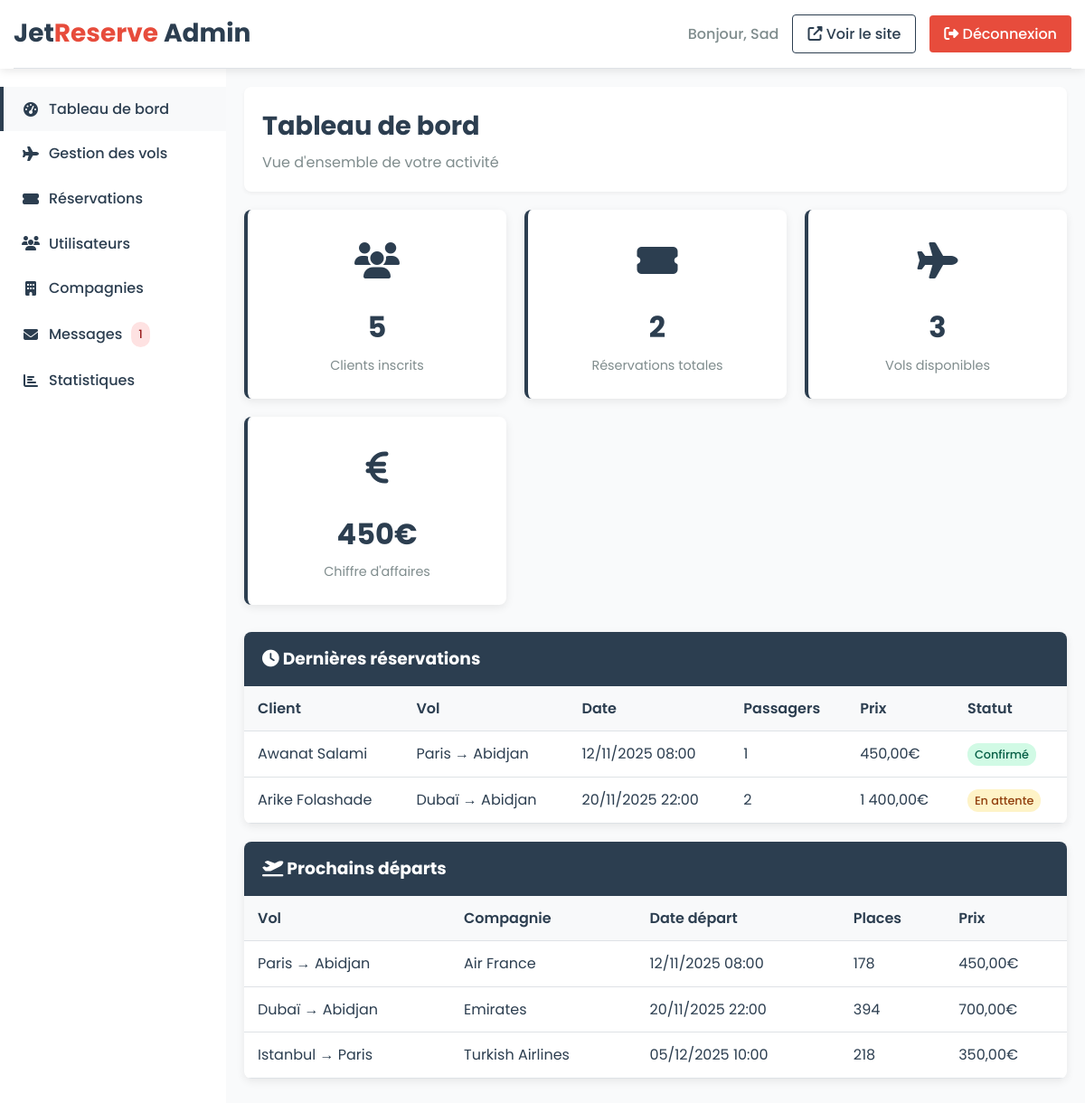
Page /dashboard/index.php (signed in) on the earlier database version.
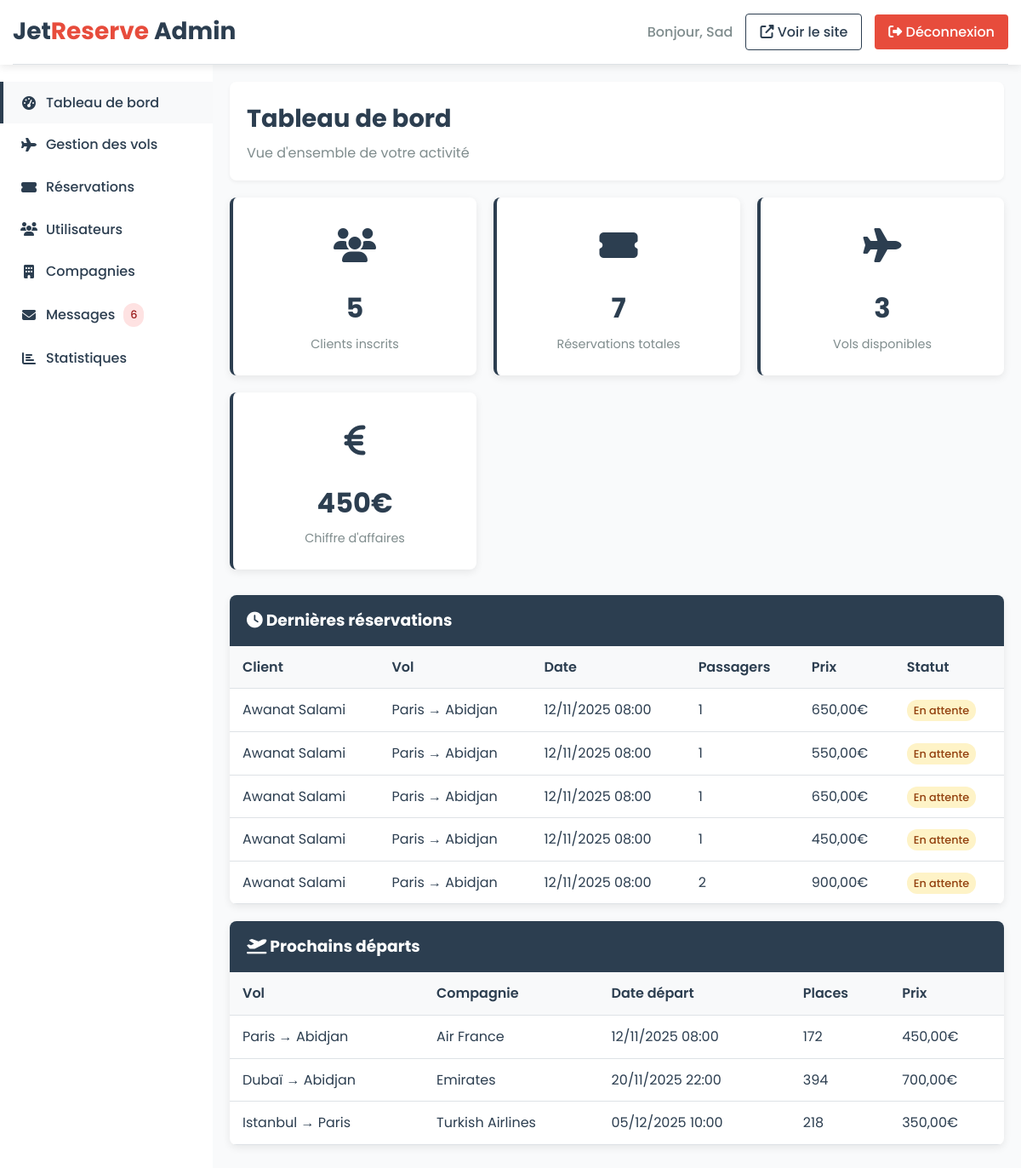
Same page on the later database version.
### tables this page shows
CREATE TABLE IF NOT EXISTS `reservations` (
  `id_reservation` int(11) NOT NULL AUTO_INCREMENT,
  `id_user` int(11) NOT NULL,
  `id_vol` int(11) NOT NULL,
  `statut` enum('confirmé','en attente','annulé') DEFAULT 'en attente',
  `date_reservation` timestamp NULL DEFAULT CURRENT_TIMESTAMP,
  `nombre_passagers` int(11) DEFAULT '1',
  `prix_total` decimal(10,2) DEFAULT NULL,
  PRIMARY KEY (`id_reservation`),
  KEY `id_user` (`id_user`),
  KEY `id_vol` (`id_vol`)
);

CREATE TABLE IF NOT EXISTS `users` (
  `id_user` int(11) NOT NULL AUTO_INCREMENT,
  `nom` varchar(50) NOT NULL,
  `prenom` varchar(50) NOT NULL,
  `email` varchar(100) NOT NULL,
  `telephone` varchar(20) DEFAULT NULL,
  `password` varchar(255) NOT NULL,
  `role` enum('client','admin') DEFAULT 'client',
  `statut` enum('actif','inactif') NOT NULL,
  `date_creation` timestamp NULL DEFAULT CURRENT_TIMESTAMP,
  PRIMARY KEY (`id_user`),
  UNIQUE KEY `email` (`email`)
);

CREATE TABLE IF NOT EXISTS `vols` (
  `id_vol` int(11) NOT NULL AUTO_INCREMENT,
  `id_compagnie` int(11) NOT NULL,
  `id_avion` int(11) NOT NULL,
  `depart` varchar(50) NOT NULL,
  `arrivee` varchar(50) NOT NULL,
  `date_depart` datetime NOT NULL,
  `date_arrivee` datetime NOT NULL,
  `prix` decimal(10,2) NOT NULL,
  `escales` int(11) DEFAULT '0',
  `classe` enum('économique','affaires','première') DEFAULT 'économique',
  `numero_vol` varchar(10) DEFAULT NULL,
  `places_disponibles` int(11) DEFAULT NULL,
  PRIMARY KEY (`id_vol`),
  KEY `id_compagnie` (`id_compagnie`),
  KEY `id_avion` (`id_avion`)
);

CREATE TABLE IF NOT EXISTS `compagnies` (
  `id_compagnie` int(11) NOT NULL AUTO_INCREMENT,
  `nom_compagnie` varchar(100) NOT NULL,
  `code_compagnie` varchar(10) NOT NULL,
  `pays` varchar(100) NOT NULL,
  PRIMARY KEY (`id_compagnie`),
  UNIQUE KEY `code_compagnie` (`code_compagnie`)
);

### dashboard/includes/check_admin.php (called while the page is built, shortened)
<?php
require_once __DIR__ . '/../../includes/db.php';
try {
    $stmt = $pdo->prepare("SELECT COUNT(*) as total FROM reservations");
    $stmt->execute();
    $total_reservations = $stmt->fetch(PDO::FETCH_ASSOC)['total'];
    $stmt = $pdo->prepare("SELECT COUNT(*) as total FROM reservations WHERE statut = 'en attente'");
    $stmt->execute();
    $reservations_attente = $stmt->fetch(PDO::FETCH_ASSOC)['total'];
} catch (PDOException $e) {
    $total_clients = 0;
    $total_reservations = 0;
    $total_vols = 0;
    $chiffre_affaires = 0;
    $reservations_attente = 0;
}
?>

### dashboard/index.php (the view, shortened to what the changed rows need)
<?php include 'includes/check_admin.php'; ?>
<!DOCTYPE html>
<html lang="fr">
<head>
    <link rel="stylesheet" href="https://cdnjs.cloudflare.com/ajax/libs/font-awesome/6.4.0/css/all.min.css">
</head>
<body>
    <div class="admin-container">
        <nav class="admin-sidebar">
            <ul class="sidebar-menu">
                <li class="menu-item">
                    <a href="messages.php" class="menu-link">
                        <i class="fas fa-envelope"></i>
                        Messages
                        <span class="badge badge-danger"><?php echo $reservations_attente; ?></span>
                    </a>
                </li>
            </ul>
        </nav>
        <main class="admin-content">
            <div class="content-header">
                <h1 class="page-title">Tableau de bord</h1>
            </div>
            <div class="stats-grid">
                <div class="stat-card">
                    <div class="stat-icon">
                        <i class="fas fa-ticket-alt"></i>
                    </div>
                    <div class="stat-number"><?php echo $total_reservations; ?></div>
                    <div class="stat-label">Réservations totales</div>
                </div>
            </div>
            <div class="data-table">
                <?php
                try {
                    $stmt = $pdo->prepare("
                        SELECT r.*, v.depart, v.arrivee, v.date_depart,
                               c.nom_compagnie, u.prenom, u.nom
                        FROM reservations r
                        JOIN vols v ON r.id_vol = v.id_vol
                        JOIN compagnies c ON v.id_compagnie = c.id_compagnie
                        JOIN users u ON r.id_user = u.id_user
                        ORDER BY r.date_reservation DESC
                        LIMIT 5
                    ");
                    $stmt->execute();
                    $reservations = $stmt->fetchAll(PDO::FETCH_ASSOC);
                    if ($reservations) {
                        echo '<table>';
                        echo '<thead>';
                        echo '<tr>';
                        echo '<th>Client</th>';
                        echo '<th>Vol</th>';
                        echo '<th>Date</th>';
                        echo '<th>Passagers</th>';
                        echo '<th>Prix</th>';
                        echo '<th>Statut</th>';
                        echo '</tr>';
                        echo '</thead>';
                        echo '<tbody>';
                        foreach ($reservations as $reservation) {
                            echo '<tr>';
                            echo '<td>' . htmlspecialchars($reservation['prenom'] . ' ' . $reservation['nom']) . '</td>';
                            echo '<td>' . htmlspecialchars($reservation['depart'] . ' → ' . $reservation['arrivee']) . '</td>';
                            echo '<td>' . date('d/m/Y H:i', strtotime($reservation['date_depart'])) . '</td>';
                            echo '<td>' . $reservation['nombre_passagers'] . '</td>';
                            echo '<td>' . number_format($reservation['prix_total'], 2, ',', ' ') . '€</td>';
                            echo '<td><span class="badge badge-' . ($reservation['statut'] == 'confirmé' ? 'success' : ($reservation['statut'] == 'en attente' ? 'warning' : 'danger')) . '">' . ucfirst($reservation['statut']) . '</span></td>';
                            echo '</tr>';
                        }
                        echo '</tbody>';
                        echo '</table>';
                    } else {
                        echo '<div style="padding: 20px; text-align: center; color: var(--secondary);">Aucune réservation récente.</div>';
                    }
                } catch (PDOException $e) {
                    echo '<div style="padding: 20px; text-align: center; color: var(--danger);">Erreur: ' . $e->getMessage() . '</div>';
                }
                ?>
            </div>
            <div class="data-table">
                <?php
                try {
                    $stmt = $pdo->prepare("
                        SELECT v.*, c.nom_compagnie, a.modele
                        FROM vols v
                        JOIN compagnies c ON v.id_compagnie = c.id_compagnie
                        JOIN avions a ON v.id_avion = a.id_avion
                        WHERE v.date_depart > NOW()
                        ORDER BY v.date_depart ASC
                        LIMIT 5
                    ");
                    $stmt->execute();
                    $vols = $stmt->fetchAll(PDO::FETCH_ASSOC);
                    if ($vols) {
                        echo '<table>';
                        echo '<thead>';
                        echo '<tr>';
                        echo '<th>Vol</th>';
                        echo '<th>Compagnie</th>';
                        echo '<th>Date départ</th>';
                        echo '<th>Places</th>';
                        echo '<th>Prix</th>';
                        echo '</tr>';
                        echo '</thead>';
                        echo '<tbody>';
                        foreach ($vols as $vol) {
                            echo '<tr>';
                            echo '<td>' . htmlspecialchars($vol['depart'] . ' → ' . $vol['arrivee']) . '</td>';
                            echo '<td>' . htmlspecialchars($vol['nom_compagnie']) . '</td>';
                            echo '<td>' . date('d/m/Y H:i', strtotime($vol['date_depart'])) . '</td>';
                            echo '<td>' . $vol['places_disponibles'] . '</td>';
                            echo '<td>' . number_format($vol['prix'], 2, ',', ' ') . '€</td>';
                            echo '</tr>';
                        }
                        echo '</tbody>';
                        echo '</table>';
                    } else {
                        echo '<div style="padding: 20px; text-align: center; color: var(--secondary);">Aucun vol à venir.</div>';
                    }
                } catch (PDOException $e) {
                    echo '<div style="padding: 20px; text-align: center; color: var(--danger);">Erreur: ' . $e->getMessage() . '</div>';
                }
                ?>
            </div>
        </main>
    </div>
</body>
</html>

Differences in the rows shown:
no longer on this page (row unchanged): reservations: id_user.nom "Awanat Salami", id_vol.arrivee "Paris → Abidjan", id_vol.date_depart "12/11/2025 08:00", nombre_passagers "1", prix_total "450,00", statut "Confirmé"
no longer on this page (row unchanged): reservations: id_user.nom "Arike Folashade", id_vol.arrivee "Dubaï → Abidjan", id_vol.date_depart "20/11/2025 22:00", nombre_passagers "2", prix_total "1 400,00", statut "En attente"
added reservations: id_user.nom "Awanat Salami", id_vol.arrivee "Paris → Abidjan", id_vol.date_depart "12/11/2025 08:00", nombre_passagers "1", prix_total "650,00", statut "En attente"
added reservations: id_user.nom "Awanat Salami", id_vol.arrivee "Paris → Abidjan", id_vol.date_depart "12/11/2025 08:00", nombre_passagers "1", prix_total "550,00", statut "En attente"
added reservations: id_user.nom "Awanat Salami", id_vol.arrivee "Paris → Abidjan", id_vol.date_depart "12/11/2025 08:00", nombre_passagers "1", prix_total "650,00", statut "En attente"
added reservations: id_user.nom "Awanat Salami", id_vol.arrivee "Paris → Abidjan", id_vol.date_depart "12/11/2025 08:00", nombre_passagers "1", prix_total "450,00", statut "En attente"
added reservations: id_user.nom "Awanat Salami", id_vol.arrivee "Paris → Abidjan", id_vol.date_depart "12/11/2025 08:00", nombre_passagers "2", prix_total "900,00", statut "En attente"
changed vols "Paris → Abidjan": places_disponibles "178" → "172"
Other differences:
$reservations_attente: "1" → "6"
$total_reservations: "2" → "7"
